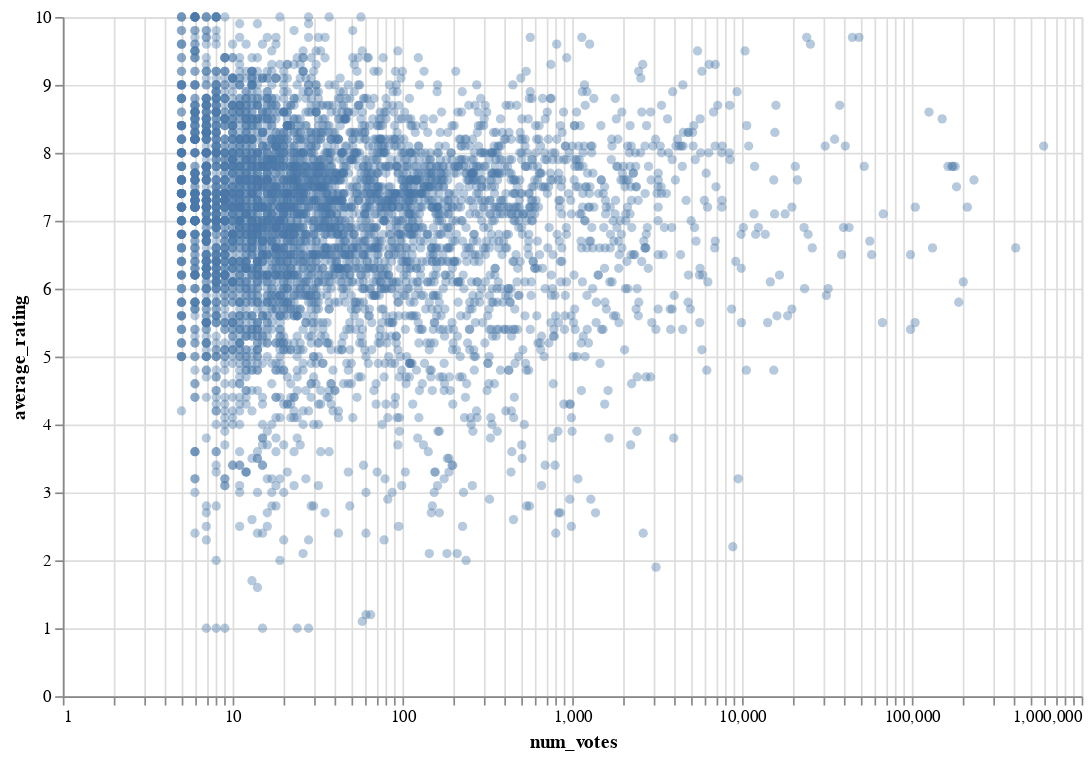

The notebook cell saved with this chart:
### Code cell
# check average vote count and average rating distribution
import pandas as pd
import altair as alt

query = """
SELECT average_rating, num_votes
FROM staging.fact_ratings SAMPLE (.3)
WHERE average_rating IS NOT NULL
AND num_votes IS NOT NULL

"""
df = run_query(query)  

chart = alt.Chart(df).mark_circle(opacity=0.4).encode(
    x=alt.X('num_votes:Q', scale=alt.Scale(type='log')),
    y='average_rating:Q'
).properties(width=600, height=400)

chart.show()

### Figure 1 — Vega-Lite specification as saved in the notebook (floating-point values rounded to 4 significant figures; data arrays with more than 128 entries replaced by an {"elided": "..."} marker saying what was removed)
{"config": {"view": {"continuousWidth": 300, "continuousHeight": 300}}, "data": {"name": "data-d8b69210a38bd9b70a0c261c0fde8d5d"}, "mark": {"type": "circle", "opacity": 0.4}, "encoding": {"x": {"field": "num_votes", "scale": {"type": "log"}, "type": "quantitative"}, "y": {"field": "average_rating", "type": "quantitative"}}, "height": 400, "width": 600, "$schema": "https://vega.github.io/schema/vega-lite/v5.20.1.json", "datasets": {"data-d8b69210a38bd9b70a0c261c0fde8d5d": {"elided": "4879 records"}}}
